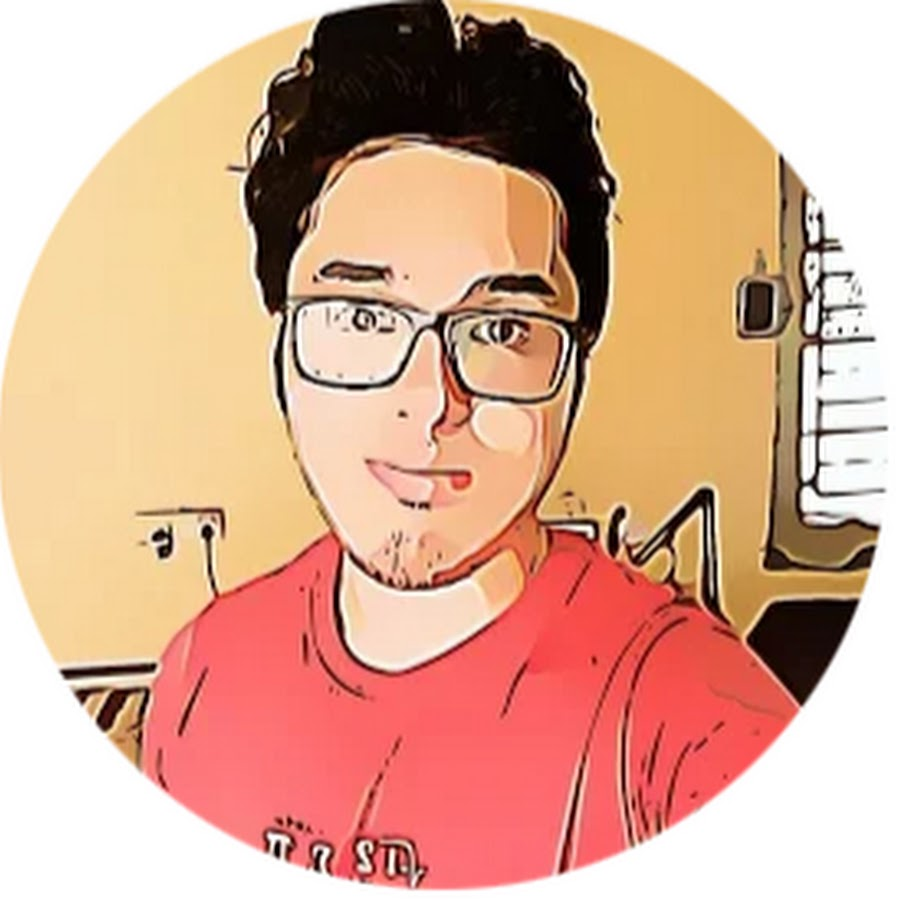
#> input picture images/img.png, 900 x 900 px
$ jupyter execute 07_working_on_images.ipynb
#> lines starting #> are read from the running program, lines starting #| are printed output that depends on the picture
[cell 1]
import  numpy as np
import cv2
from matplotlib import pyplot as plt

[cell 2]
# Read image
img = cv2.imread('../images/img.png')
#> img is the input picture: shape (900, 900, 3); mean B, G, R 146.8, 170.6, 217.3

[cell 3]
type(img)

[cell 4]
plt.imshow(img)

[cell 5]
# Flip image
flip = np.flip(img)
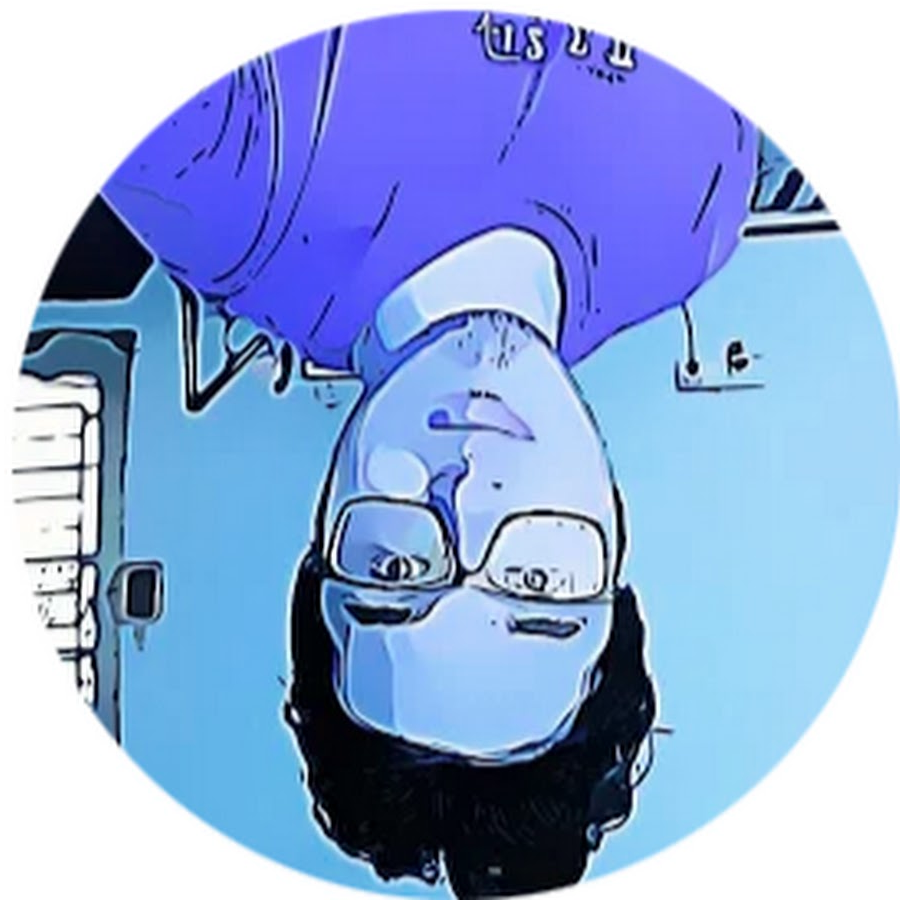
#> flip: shape (900, 900, 3); mean B, G, R 217.3, 170.6, 146.8
plt.imshow(flip)

[cell 6]
# clip image
plt.imshow(np.clip(img,0,100))
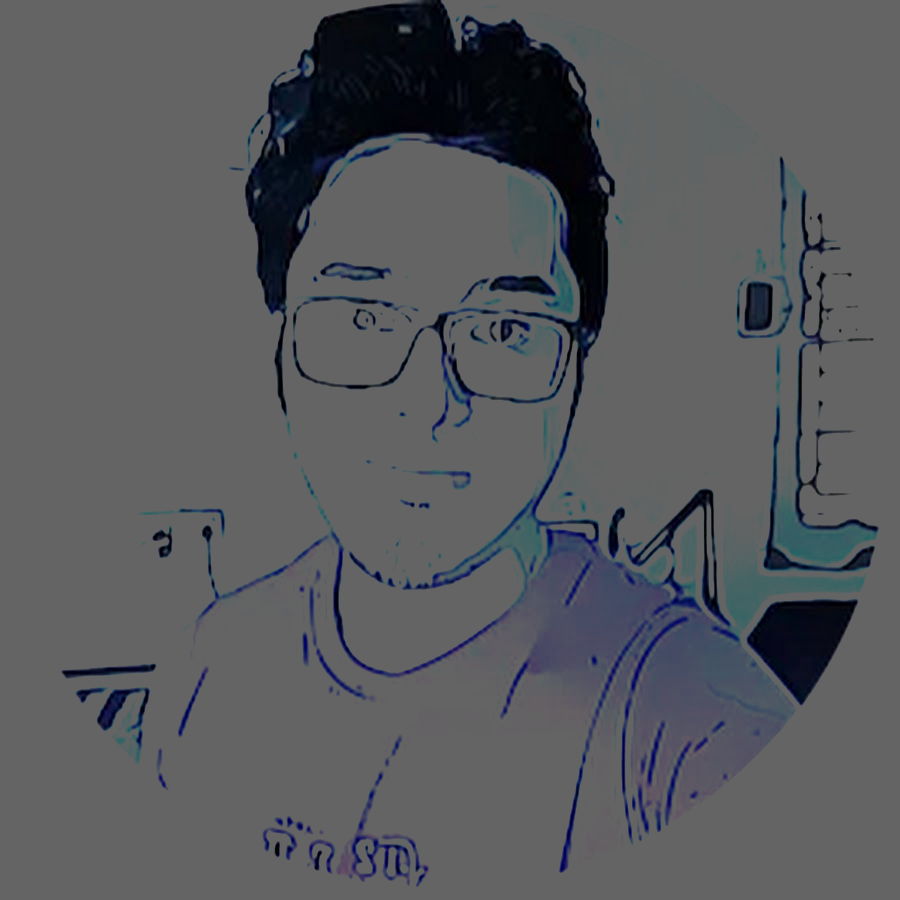
#> shown: shape (900, 900, 3); mean R, G, B 87.6, 89.4, 92.9

[cell 7]
# Convert BGR to RGB (Matplotlib expects RGB images)
img_rgb = cv2.cvtColor(img, cv2.COLOR_BGR2RGB)

# Create negative image
negative_img = 255 - img_rgb
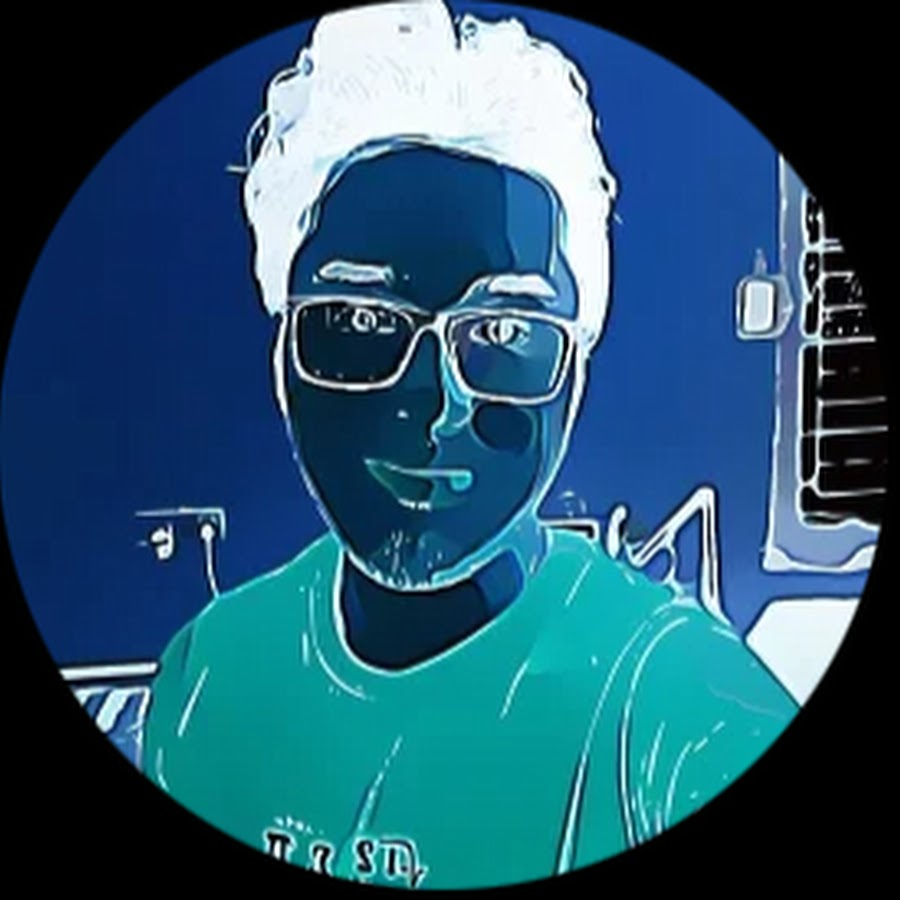
#> negative_img: shape (900, 900, 3); mean R, G, B 37.7, 84.4, 108.2

# Display the negative image
plt.imshow(negative_img)
plt.axis('off')  # Hide axes
plt.show()

[cell 8]
# trim
plt.imshow(img[100:500,50:900,:])
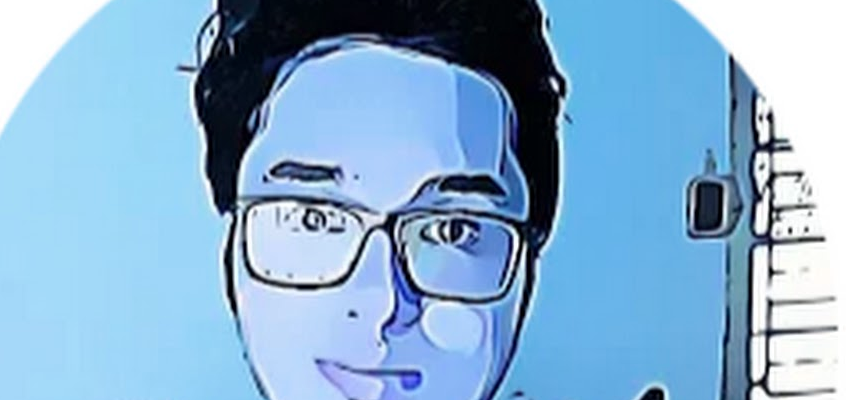
#> shown: shape (400, 850, 3); mean R, G, B 136, 175.2, 207.2

[cell 9]
# histogram
plt.hist(img.flatten(), bins=255)
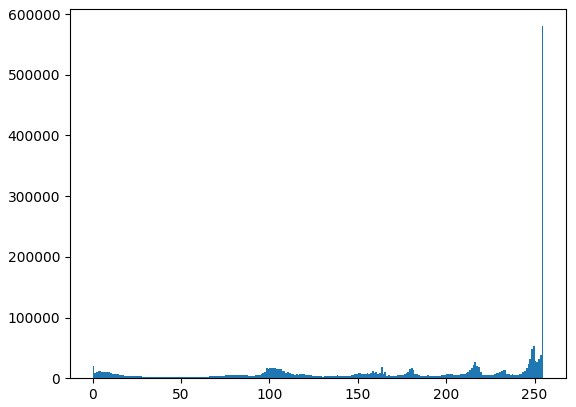
#> figure drawn by matplotlib, 1 panel; tallest bar 580138 high, from x = 254 to 255
